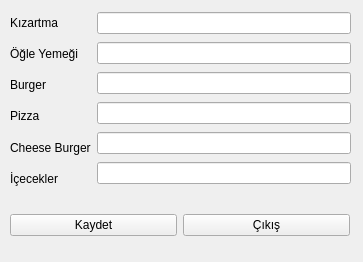
<?xml version="1.0" encoding="UTF-8"?>
<ui version="4.0">
 <class>Fiyatlar</class>
 <widget class="QWidget" name="Fiyatlar">
  <property name="geometry">
   <rect>
    <x>0</x>
    <y>0</y>
    <width>363</width>
    <height>262</height>
   </rect>
  </property>
  <property name="windowTitle">
   <string>Fiyatlar</string>
  </property>
  <widget class="QWidget" name="horizontalLayoutWidget_3">
   <property name="geometry">
    <rect>
     <x>10</x>
     <y>200</y>
     <width>340</width>
     <height>51</height>
    </rect>
   </property>
   <layout class="QHBoxLayout" name="horizontalLayout_3">
    <item>
     <widget class="QPushButton" name="push_kaydet">
      <property name="text">
       <string>Kaydet</string>
      </property>
     </widget>
    </item>
    <item>
     <widget class="QPushButton" name="push_cikis">
      <property name="text">
       <string>Çıkış</string>
      </property>
     </widget>
    </item>
   </layout>
  </widget>
  <widget class="QWidget" name="horizontalLayoutWidget">
   <property name="geometry">
    <rect>
     <x>10</x>
     <y>10</y>
     <width>341</width>
     <height>181</height>
    </rect>
   </property>
   <layout class="QHBoxLayout" name="horizontalLayout">
    <item>
     <layout class="QVBoxLayout" name="verticalLayout">
      <item>
       <widget class="QLabel" name="label_kiz">
        <property name="text">
         <string>Kızartma</string>
        </property>
       </widget>
      </item>
      <item>
       <widget class="QLabel" name="label_ogl">
        <property name="text">
         <string>Öğle Yemeği</string>
        </property>
       </widget>
      </item>
      <item>
       <widget class="QLabel" name="label_bur">
        <property name="text">
         <string>Burger</string>
        </property>
       </widget>
      </item>
      <item>
       <widget class="QLabel" name="label_piz">
        <property name="text">
         <string>Pizza</string>
        </property>
       </widget>
      </item>
      <item>
       <widget class="QLabel" name="label_che">
        <property name="text">
         <string>Cheese Burger</string>
        </property>
       </widget>
      </item>
      <item>
       <widget class="QLabel" name="label_ice">
        <property name="text">
         <string>İçecekler</string>
        </property>
       </widget>
      </item>
     </layout>
    </item>
    <item>
     <layout class="QVBoxLayout" name="verticalLayout_3">
      <item>
       <widget class="QLineEdit" name="lin_kiz"/>
      </item>
      <item>
       <widget class="QLineEdit" name="lin_ogl"/>
      </item>
      <item>
       <widget class="QLineEdit" name="lin_bur"/>
      </item>
      <item>
       <widget class="QLineEdit" name="lin_piz"/>
      </item>
      <item>
       <widget class="QLineEdit" name="lin_che"/>
      </item>
      <item>
       <widget class="QLineEdit" name="lin_ice"/>
      </item>
     </layout>
    </item>
   </layout>
  </widget>
 </widget>
 <resources/>
 <connections/>
</ui>
